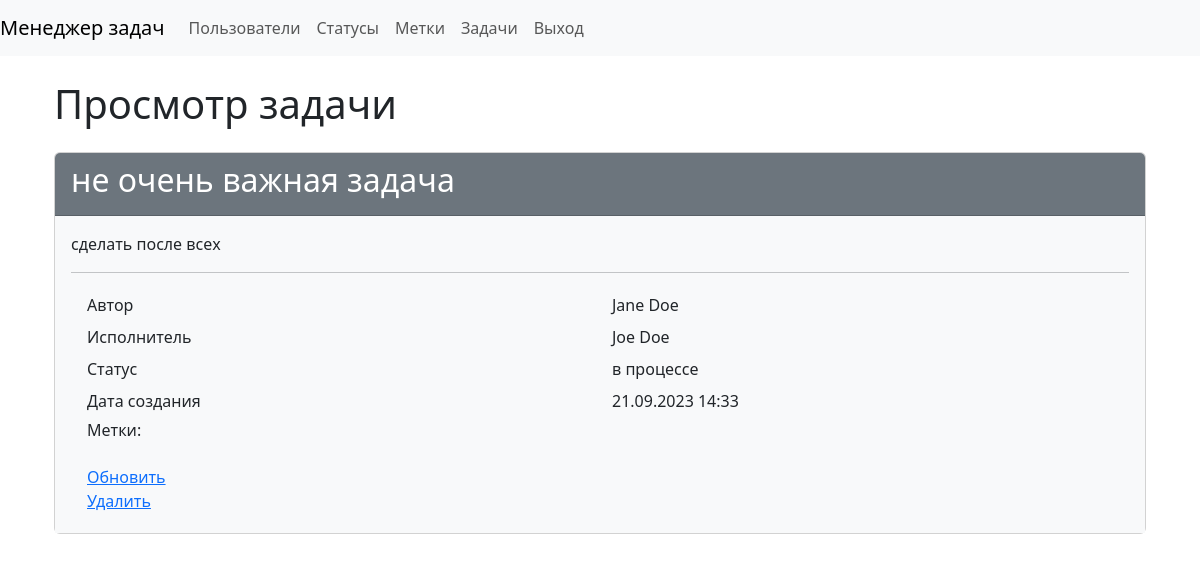
Before: /tasks/2/ (signed in) with the older database file.
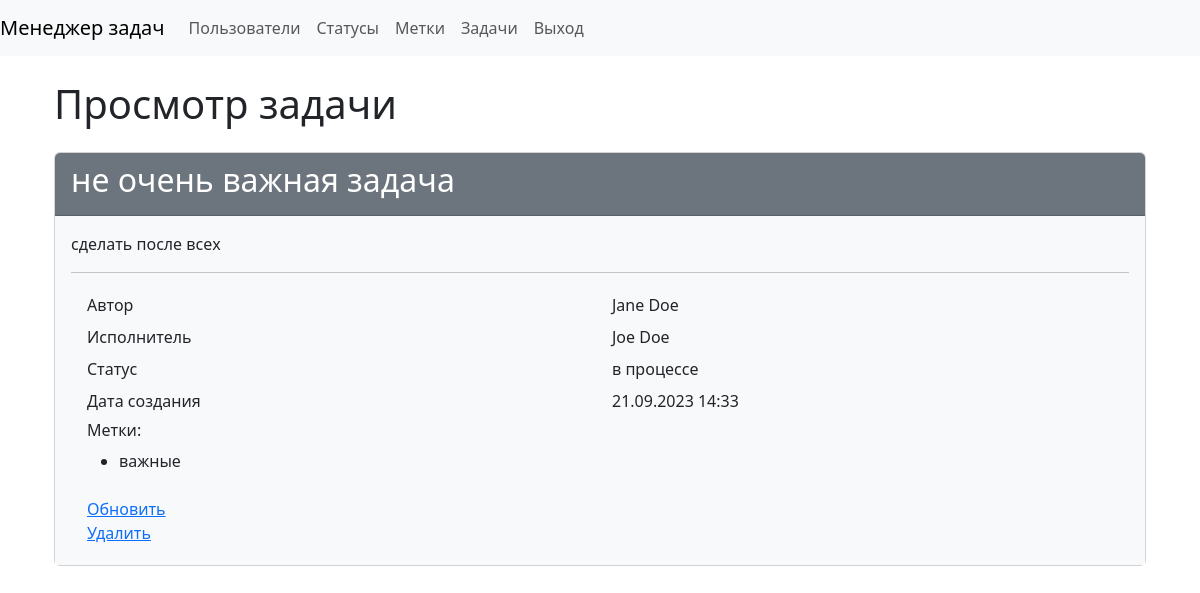
After: the same page with the newer database file.
### task_manager/labels/models.py (models this page shows)
class Label(models.Model):
    name = models.CharField(max_length=150, blank=False, verbose_name=_('Name'))
    date_created = models.DateTimeField(auto_now_add=True, verbose_name=_('Creation date'))

### task_manager/tasks/views.py (the view)
# urls.py: path('<int:pk>/', TaskDetailView.as_view(), name='task'),
class TaskDetailView(UserLoginRequiredMixin,
                       SuccessMessageMixin, DetailView):
    model = Task
    template_name = "tasks/task.html"
    context_object_name = "task"
    labels = Label.objects.all()
    extra_context = {'title': _('Task view'),
                     'btn_update': _('Update'),
                     'btn_delete': _('Delete'),
                     'labels': labels
                     }

### task_manager/mixins.py (called while the page is built)
    def dispatch(self, request, *args, **kwargs):
        if not request.user.is_authenticated:
            messages.error(request, self.auth_message)
            return redirect(reverse_lazy('login'))
        return super().dispatch(request, *args, **kwargs)

### task_manager/statuses/models.py (called while the page is built)
    def __str__(self):
        return self.name

### task_manager/users/models.py (called while the page is built)
    def __str__(self):
        return self.get_full_name()

### task_manager/templates/tasks/task.html (shortened to what this page needs)
{% extends 'base.html' %}
{% load django_bootstrap5 %}
{% load i18n %}
{% block content %}
<div class="container wrapper flex-grow-1">
<h1 class="my-4">{% trans 'Task view' %}</h1>
<div class="card">
  <div class="card-header bg-secondary text-white">
    <h2>{{ task.name }}</h2>
  </div>
  <div class="card-body bg-light">
    <p>{{ task.description }}</p>
    <hr>
    <div class="container">
      <div class="row p-1">
        <div class="col">{% trans 'Author' %}</div>
        <div class="col">{{ task.author }}</div>
      </div>
      <div class="row p-1">
        <div class="col">{% trans 'Executor' %}</div>
        <div class="col">{{ task.executor }}</div>
      </div>
      <div class="row p-1">
        <div class="col">{% trans 'Status' %}</div>
        <div class="col">{{ task.status }}</div>
      </div>
      <div class="row p-1">
        <div class="col">{% trans 'Creation date' %}</div>
        <div class="col">{{ task.date_created|date:"d.m.Y H:i" }}</div>
      </div>
      <div class="row p-1">
        <div class="col"><h6>{% trans 'Labels' %}:</h6>
          <ul>
              {% for label in task.labels.all %}
                  <li>{{ label.name }}</li>
              {% endfor %}
          </ul>
        </div>
      </div>
      <div class="row p-1">
        <div class="col">
          <a href="{% url 'update_task' task.id %}">{% trans 'Update' %}</a>
            <br>
          <a href="{% url 'delete_task' task.id %}">{% trans 'Delete' %}</a>
        </div>
      </div>
    </div>
  </div>
</div>
{% endblock %}

Changed rows visible on the page:
added Label: name "важные"
